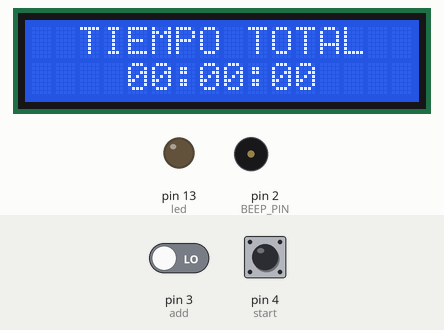
This sketch was run on a simulated Arduino Uno, built with avr-gcc and run on an emulated ATmega328P. On the bench: 16×2 character LCD, output pins drawn as LEDs (lit = HIGH), buzzer (waves = sounding, pin HIGH). The inputs (shaded band) are chosen by the test bench; at power-on: pin 3 (add) LOW, pin 4 (start) LOW. What the sketch prints to the serial monitor is not drawn.

Above: at 3.2 s.
3.3 s: pin 3 (add) driven HIGH
At 5.1 s:
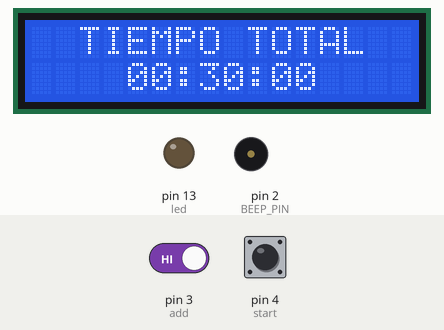
6.3 s: pin 4 (start) pulled HIGH for 0.15 s
At 8.4 s:
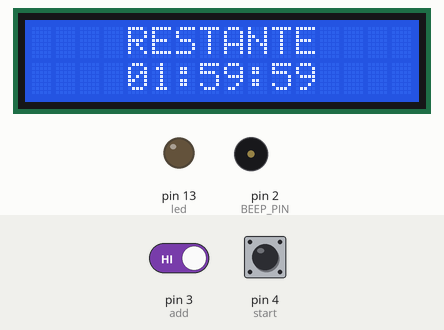
9.4 s: pin 4 (start) pulled HIGH for 1 s
At 11.9 s:
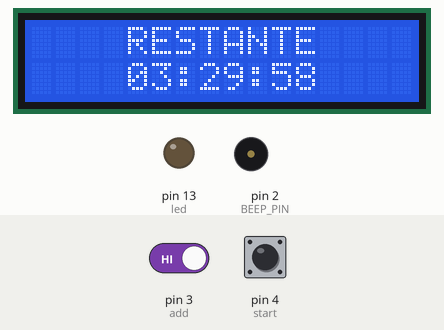
Timing chart, 0 to 13.4 s (numbered marks = the images above; inputs shaded):
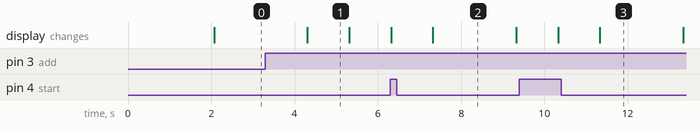

The sketch:

contadorlcd_v4.ino
```cpp
/*
v1.0
COUNTDOWN ARDUINO CON LCD Y DOS BOTONES
Ejercicio simple de como hacer un chronometro con dos botones, uno para agregar de 30 en 30 minutos y otro para comenzar.
*/

#include <LiquidCrystal.h>

int led = 13;
int contador=0;
int bx=0;
int tiempo=1800; // 1800 = 30 minutos
char mostrar;

int h=0;
int m=0;
int s=0;
int m2=0;
int s2=0;

int add = 3;
int start = 4;

int var = 0;

#define DELAY_OFFSET 11
#define BEEP_PIN 2
void beep(unsigned long hz, unsigned long ms);

LiquidCrystal lcd(11, NULL, 12, 7, 8, 9, 10);

void setup () {
    Serial.begin(9600);

    pinMode(led, OUTPUT);
    pinMode(add, INPUT);
    pinMode(start, INPUT);

    pinMode(BEEP_PIN, OUTPUT);

    lcd.clear();
    lcd.begin(16,2);
    lcd.setCursor(4,0);
    lcd.print("RESORTES");
    lcd.setCursor(2,1);
    lcd.print("& ESPIRALES");
    delay(2000);
    lcd.clear();

}

void loop () {

  int bt1 = digitalRead(add);
  int bt2 = digitalRead(start);

  if(bt1 == 1) {
    var = 1;
    //lcd.clear();
    if(bx == 0) {
      contador = 0;
      delay(1000);
    } else {
      if(contador == 0) { contador = tiempo; } else { contador = contador + tiempo; }
      delay(1000);
    }
  }

  if(bt2 == 1) {
    if(contador !=0){
      var = 2;
      bx=0;
    }
  }

  if(var == 0) var = 1;

  /*
  Serial.println(bt1);
  Serial.println(bt2);
  */

  Serial.println(bx);


  switch (var) {
     case 1:
       if(bx == 0) {
         lcd.clear();
       }
       bx = bx +1;
       Serial.println(contador);
       lcd.setCursor(2,0);
       //lcd.autoscroll();
       lcd.print("TIEMPO TOTAL");
       lcd.setCursor(4,1);

       m=contador/60;
       h=m/60;
       m2=m%60;
       s2=contador%60%60%60;
       if(h < 10) lcd.print("0");
       lcd.print(h);
       lcd.print(":");
       if(m2 < 10) lcd.print("0");
       lcd.print(m2);
       lcd.print(":");
       if(s2 < 10) lcd.print("0");
       lcd.print(s2);

       break;
     case 2:
       if(bx == 0) {
         lcd.clear();
       }
       bx = bx +1;

       contador = contador -1;
       Serial.println(contador);
       lcd.setCursor(0,1);

       lcd.setCursor(4,0);
       lcd.print("RESTANTE");
       lcd.setCursor(4,1);

       m=contador/60;
       h=m/60;
       m2=m%60;
       s2=contador%60%60%60;
       if(h < 10) lcd.print("0");
       lcd.print(h);
       lcd.print(":");
       if(m2 < 10) lcd.print("0");
       lcd.print(m2);
       lcd.print(":");
       if(s2 < 10) lcd.print("0");
       lcd.print(s2);


       delay(1000);
       if(contador == 0) {
         var = 3;
         lcd.clear();
       }
       break;
     case 3:
       Serial.println("Stop");
       /*
       beep(440, 250);
       delay(750);
       */
       bx = 0;
       lcd.setCursor(3,0);
       lcd.print("COMPLETADO");
       lcd.setCursor(0,1);
       lcd.print("PRESIONE INICIO");

      digitalWrite(led, HIGH);
      delay(20);
      digitalWrite(led, LOW);
      delay(20);
       break;
    default:
      //lcd.print("seleccione");

//    break;
      Serial.println("");
  }


}

void beep(unsigned long hz, unsigned long ms) {
    // reference: 440hz = 2273 usec/cycle, 1136 usec/half-cycle
    unsigned long us = (500000 / hz) - DELAY_OFFSET;
    unsigned long rep = (ms * 500L) / (us + DELAY_OFFSET);
    for (int i = 0; i < rep; i++) {
        digitalWrite(BEEP_PIN, HIGH);
        delayMicroseconds(us);
        digitalWrite(BEEP_PIN, LOW);
        delayMicroseconds(us);
    }
}
```

Measured:
- after the input at 3.3 s, the display: changes after 1.0 s (image 1)
- after the input at 6.3 s, the display: first differs from a run without the input after 1.0 s (image 2)
- after the input at 9.4 s, the display: first differs from a run without the input after 1.9 s (image 3)
- what the display in image 1 shows lasts 1.0 s, from 4.3 s to 5.3 s
- what the display in image 2 shows lasts 2.0 s, from 7.3 s to 9.3 s
